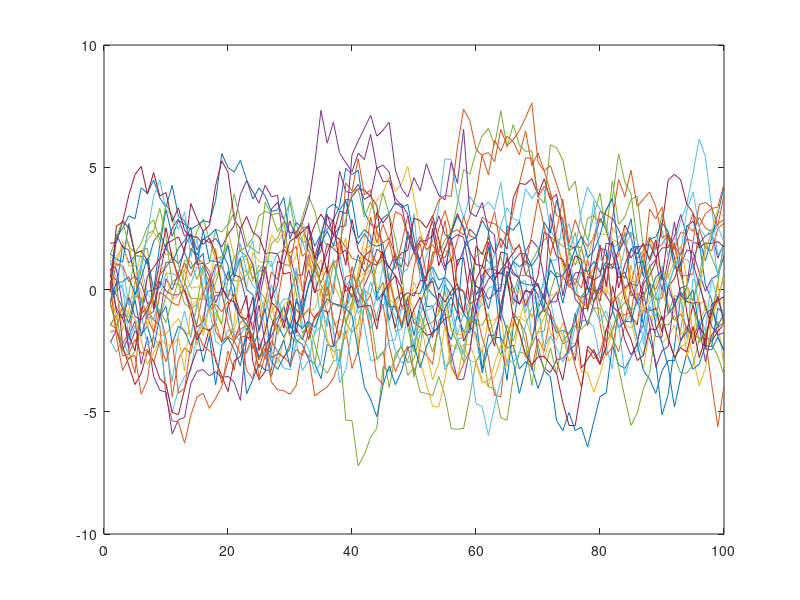
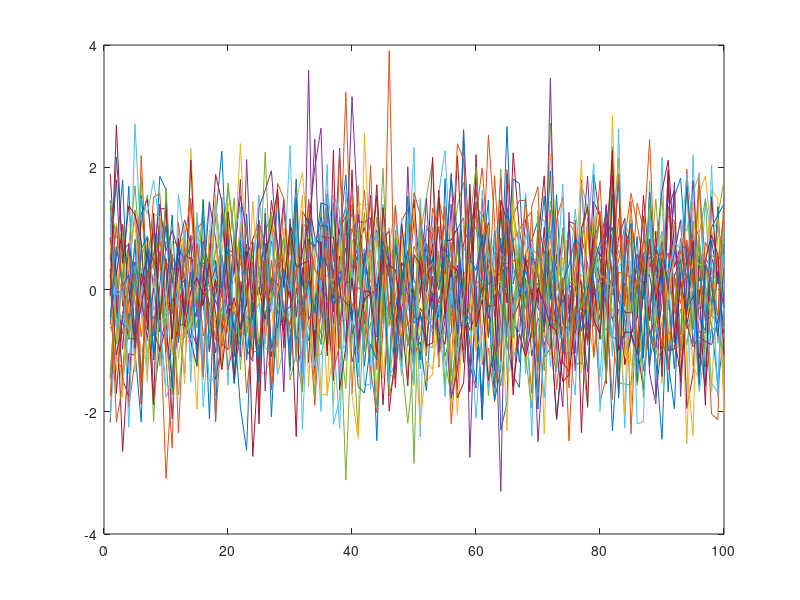
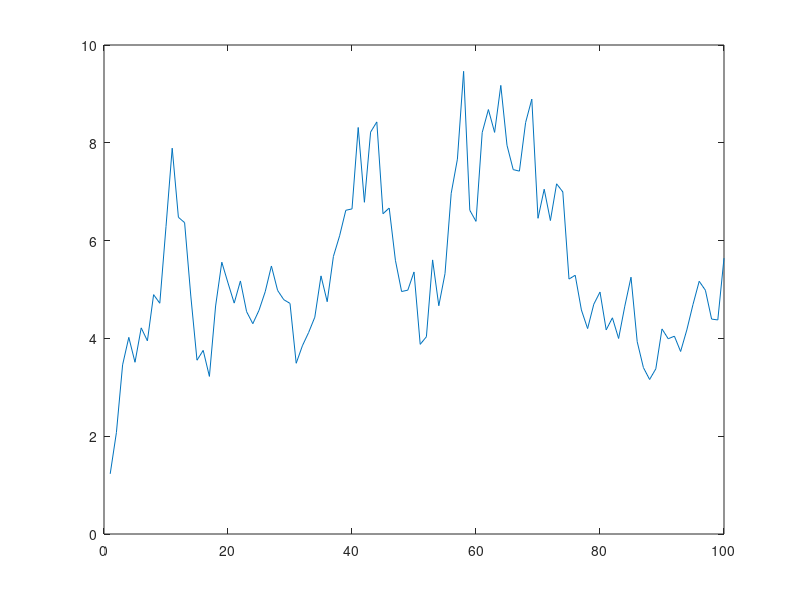
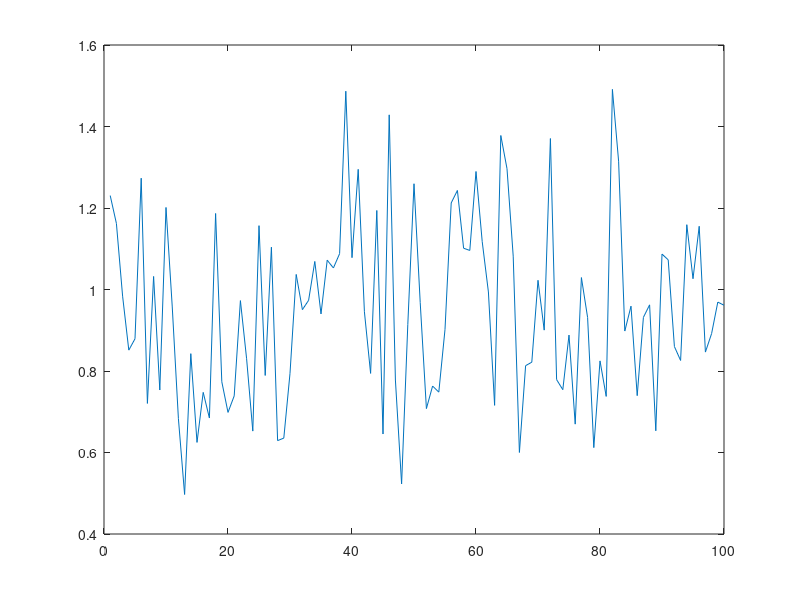

The MATLAB script that drew these images, in order:
%% DSE_Lab2_T1

close all
clear all
clc
t=1:100;
dt=1;
x0=0;
%% Define beta(0,1) and transition function phi
beta0 = 0.1;
beta1=input('Input a number between(0,1) as beta = ')
% transition function
phi0=exp(-beta0*dt);
phi1=exp(-beta1*dt);

solution=zeros(30,100);

%% realization
for j=1:30
    % generate random number
    % how to control that every time running get the same random value???
%    rng(0);
    W=normrnd(0,1,1,100);
    % initialize temp variable
    xi_1=x0;
    xi_2=x0;
    x_temp1=zeros(1,100);
    x_temp2=zeros(1,100);
    
    %% time steps
    for i=0:99
        x_1(j,i+1)=phi0*xi_1+W(i+1);
        x_2(j,i+1)=phi1*xi_2+W(i+1);
        
        x_temp1(i+1)=x_1(j,i+1);
        x_temp2(i+1)=x_2(j,i+1);
        
        xi_1=x_1(j,i+1);
        xi_2=x_2(j,i+1);
        
        solution1(j,i+1)=xi_1;
        solution2(j,i+1)=xi_2;
        
        % mean and varience
        miu_1(j,i+1)=  mean(x_temp1(1:i+1));
        vari_1(j,i+1)= var(x_temp1(1:i+1));
        
        miu_2(j,i+1)=  mean(x_temp2(1:i+1));
        vari_2(j,i+1)= var(x_temp2(1:i+1));
    end
    
    
    
    
%     
%     % plot result
%     figure(ceil(j/5))
%     subplot(2,5,(mod(j-1,5)+1))
%     hold on
%     plot(t,x_1(j,:));
%     plot(t,x_2(j,:));
%     plot(t,W,'.g');
%     beta2=['beta =',num2str(beta1)];
%     legend('beta=0.1',beta2,' radom number')
%     title ('simulations of 1st order GM Process with different beta')
%     hold off
%     
%     subplot(2,5,(5+mod(j-1,5)+1))
%     hold on
%     plot(t,vari_1(j,:));
%     plot(t,vari_2(j,:));
%     legend('beta=0.1',beta2);
%     title ('Varience for each time step ')
%     hold off
    
end

figure(1);
for i=1:30
    plot(t,x_1(i,:));
    hold on;
end

figure(2);
for i=1:30
    plot(t,x_2(i,:));
    hold on;
end






x1_var=zeros(100,1);
for i=1:100
    x1_var(i)=var(x_1(:,i));
end
figure(3);
plot(t,x1_var);

x2_var=zeros(100,1);
for i=1:100
    x2_var(i)=var(x_2(:,i));
end
figure(4);
plot(t,x2_var);

